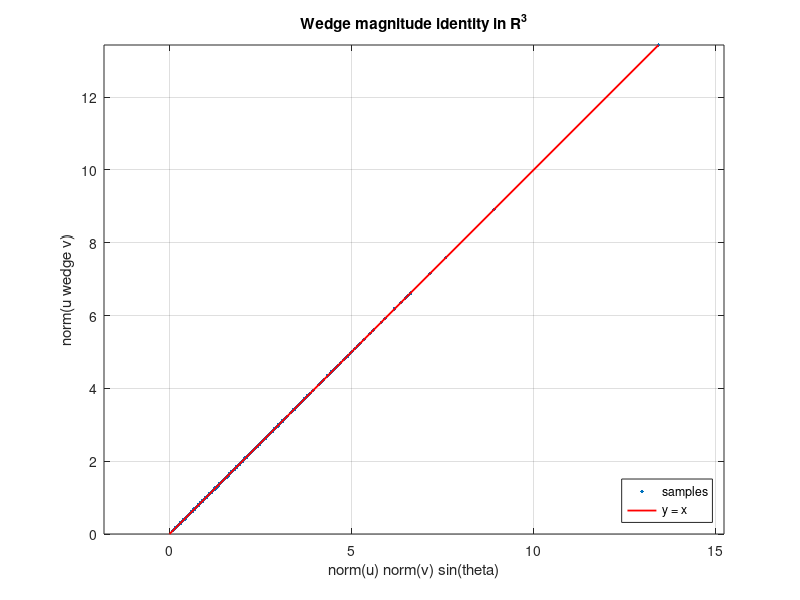

Reproduce this figure in MATLAB. (Note: this script raises an error after producing the figure.)
function s1_wedge_identity()
    fprintf('\n=== S1: wedge-product magnitude identity (eq. wedge) ===\n');
    rng(1);
    dims = [2 3 4 5];  N = 20000;  maxerr = 0;
    for n = dims
        e = 0;
        for k = 1:N
            u = randn(n,1); v = randn(n,1);
            lhs = wedge_norm_sq(u,v) + (u.'*v)^2;
            rhs = (u.'*u)*(v.'*v);
            e = max(e, abs(lhs-rhs));
        end
        fprintf('  n=%d : max|LHS-RHS| = %.3e\n', n, e);
        maxerr = max(maxerr, e);
    end
    fprintf('  OVERALL max error = %.3e  (expected ~1e-12)\n', maxerr);

    n = 3; M = 500; wv = zeros(M,1); pred = zeros(M,1);
    for k = 1:M
        u = randn(n,1); v = randn(n,1);
        wv(k) = sqrt(wedge_norm_sq(u,v));
        th = acos( (u.'*v)/(norm(u)*norm(v)) );
        pred(k) = norm(u)*norm(v)*sin(th);
    end
    f = figure('Color','w');
    plot(pred, wv, '.', 'MarkerSize', 8); hold on;
    mx = max(pred);
    plot([0 mx], [0 mx], 'r-', 'LineWidth', 1.3);
    xlabel('norm(u) norm(v) sin(theta)'); ylabel('norm(u wedge v)');
    title('Wedge magnitude identity in R^3'); axis equal tight; grid on;
    legend('samples','y = x','Location','SouthEast');
    exportfig(f, 'fig_s1_wedge');
end

function s = wedge_norm_sq(u, v)
    n = numel(u); s = 0;
    for i = 1:n-1
        for j = i+1:n
            s = s + (u(i)*v(j) - u(j)*v(i))^2;
        end
    end
end
